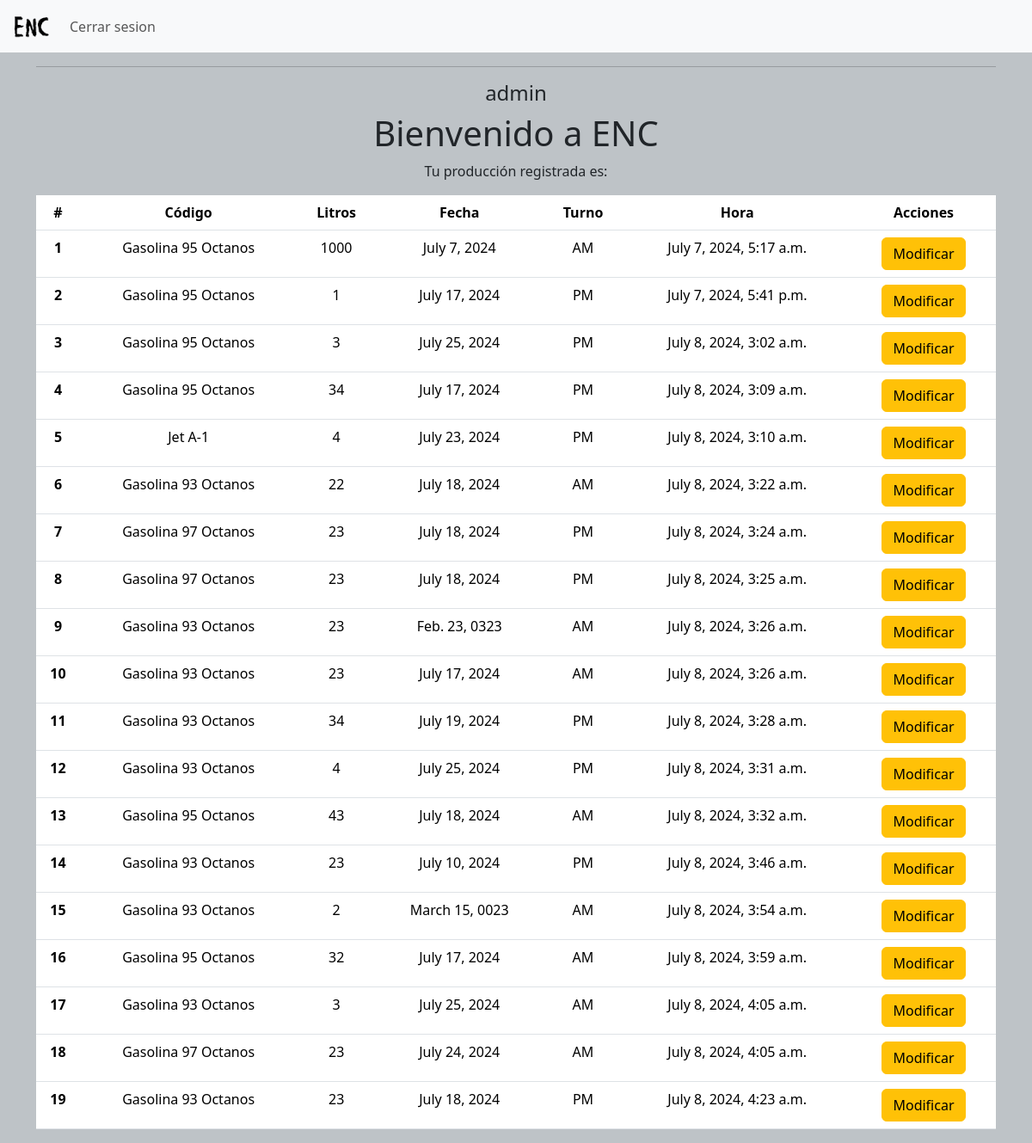
/listar/ (signed in), run on an earlier commit of the app's database.
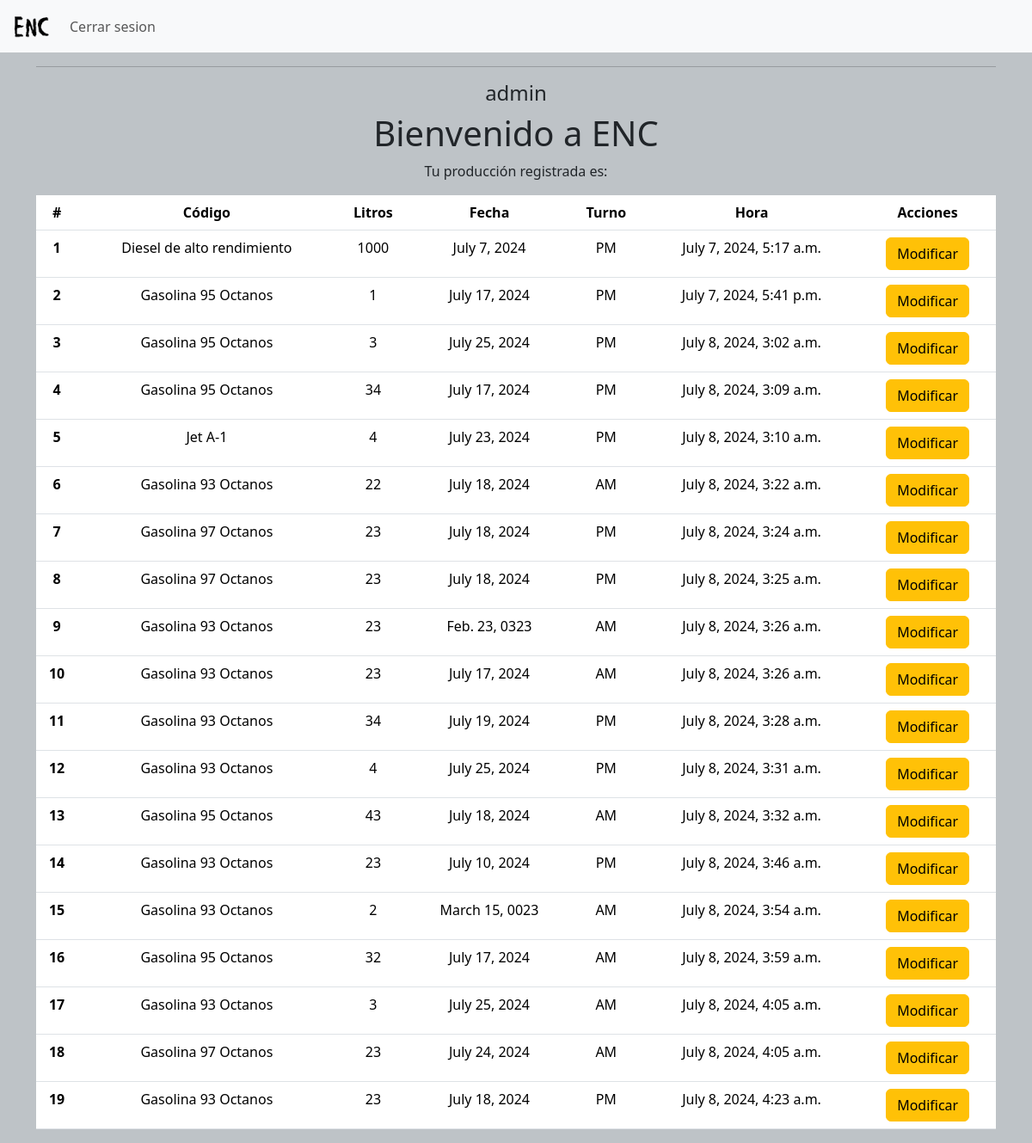
And on a later commit of the database.
### proyecto_tlp/models.py (models this page shows, shortened)
class RegistroProduccion(models.Model):
    producto = models.ForeignKey(Producto, on_delete=models.CASCADE)
    planta = models.ForeignKey(Planta, on_delete=models.CASCADE)
    cantidad = models.PositiveIntegerField()
    fecha_produccion = models.DateField()
    turno = models.CharField(max_length= 2, choices=(('AM', 'Mañana'), ('PM', 'Tarde'), ('MM', 'Noche')))
    hora_registro = models.DateTimeField(auto_now_add=True)
    operador = models.ForeignKey(User, on_delete=models.CASCADE)
    modificado_por = models.ForeignKey(User, on_delete=models.CASCADE, related_name='modificador', null=True, blank=True)
    fecha_modificacion = models.DateTimeField(null=True, blank=True)
    anulado = models.BooleanField(default=False)
    anulado_por = models.ForeignKey(User, on_delete=models.SET_NULL, null=True, related_name='anulador', blank=True)
    fecha_anulacion = models.DateTimeField(null=True, blank=True)

class Producto(models.Model):
    codigo = models.CharField(max_length=10, unique=True)
    nombre = models.CharField(max_length=100)
    planta = models.ForeignKey(Planta, on_delete=models.CASCADE, related_name='productos', null=True, blank=True)

### proyecto_tlp/views.py (the view)
# urls.py: path('listar/', views.listar_produccion, name='listar_produccion'),
@login_required
def listar_produccion(request):
    registros = RegistroProduccion.objects.filter(operador=request.user)
    return render(request, 'proyecto_tlp/listar_produccion.html', {'registros': registros})

### proyecto_tlp/templates/proyecto_tlp/listar_produccion.html (shortened to what this page needs)
{% extends 'proyecto_tlp/base.html' %}
{% block content %}
<h1>Bienvenido a ENC</h1>
{% if request.user.is_authenticated %}
<p>Tu producción registrada es:</p>
<table class="table">
    <thead>
      <tr>
        <th scope="col">#</th>
        <th scope="col">Código</th>
        <th scope="col">Litros</th>
        <th scope="col">Fecha</th>
        <th scope="col">Turno</th>
        <th scope="col">Hora</th>
        <th scope="col">Acciones</th>
      </tr>
    </thead>
    <tbody>
        {% for registro in registros %}
            <tr>
                <th scope="row">{{ forloop.counter }}</th>
                <td>{{ registro.producto.nombre }}</td>
                <td>{{ registro.cantidad }}</td>
                <td>{{ registro.fecha_produccion }}</td>
                <td>{{ registro.turno }}</td>
                <td>{{ registro.hora_registro }}</td>
                <td>
                    <a href="{% url 'modificar_produccion' registro.id %}" class="btn btn-warning">Modificar</a>
                </td>
            </tr>
        {% endfor %}
    </tbody>
</table>
{% else %}
<h4>Recuerde iniciar sesión</h4>
{% endif %}
{% endblock %}

What changed in the data, as far as the page shows it:
changed RegistroProduccion: producto.nombre "Gasolina 95 Octanos" → "Diesel de alto rendimiento"; turno "AM" → "PM"
